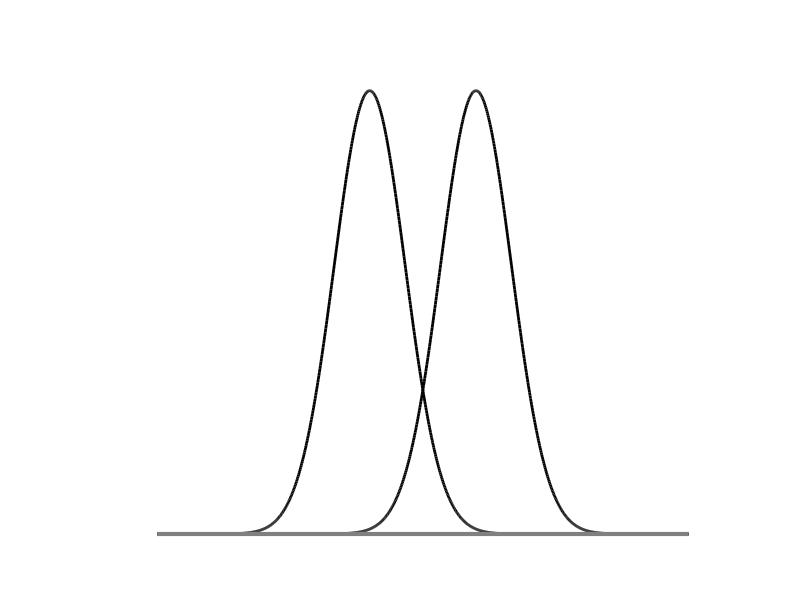
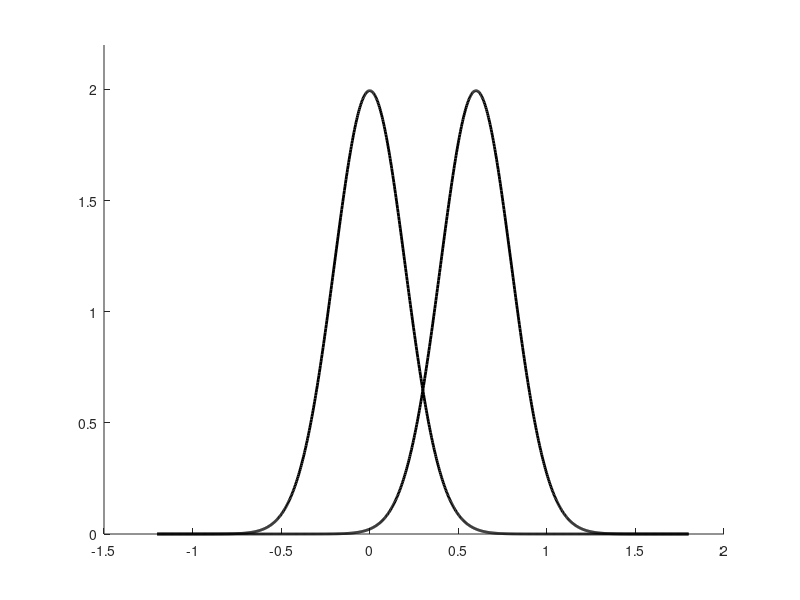

MATLAB code for these plots, in order: (Note: this script raises an error after producing the figures.)
% plot_SDT.m
%close all

m1 = 0;
m2 = .6;
s1 = .2;
s2 = .4;
k = .3;
sf = 2.2; % scale factor

x = linspace(-1.2,1.8,1000);
ym1s1 = normpdf(x,m1,s1);
ym2s1 = normpdf(x,m2,s1);
ym1s2 = normpdf(x,m1,s2);
ym2s2 = normpdf(x,m2,s2);

xz = linspace(-1.2*sf,1.8*sf,1000);
dxz = xz(2)-xz(1);
zm1s1 = ym1s1./(sum(ym1s1*dxz));
zm2s1 = ym2s1./(sum(ym2s1*dxz));
kz = k*sf;

% dx = x(2)-x(1);
% z = y1.*y2;
% zs = z./sum(z*dx); % scaled by area

figure('Position',[200 100 1000 300])
colors = get(gca,'ColorOrder');
grey = [0.7 0.7 0.7];
hold on
p(1) = plot(x,ym1s1,'k','LineWidth',2);
p(2) = plot(x,ym2s1,'k','LineWidth',2);
%p(3) = plot(x,ym1s2,'Color','k','LineWidth',2);
%p(4) = plot(x,ym2s2,'Color','k','LineWidth',2);
ylim([0 2.2])
%vline(k,'Color',[0 0 0],'LineWidth',4);
%vline(k,'Color',grey,'LineWidth',4,'LineStyle','--');
p(6) = plot(x([1 end]), [0 0],'Color',[.5 .5 .5],'LineWidth',3);
axis off

%%
figure('Position',[200 100 1000 300])
hold on
p(1) = plot(x,ym1s1,'k','LineWidth',2);
p(2) = plot(x,ym2s1,'k','LineWidth',2);
ylim([0 2.2])
vline(k,'Color',[0 0 0],'LineWidth',4);
p(4) = plot(xz,zm1s1,'Color',colors(1,:),'LineWidth',2);
p(5) = plot(xz,zm2s1,'Color',colors(1,:),'LineWidth',2);
vline(kz,'Color',colors(1,:),'LineWidth',4);
p(7) = plot(xz([1 end]), [0 0],'Color',[.5 .5 .5],'LineWidth',3);
xlim([-2 3])
axis off

%% different things attention could do
% all unatt have same d' and c
ms = [1 1 .75 .5]; % [att unatt1 unatt2 unatt3]
ss = [.5 1 .75 .5];
% bs = [1 1 .75 .5]; % c = .5 for unatt
bs = [.5 .5 .375 .25]; % c = 0 for unatt
n = numel(ms);

cols = [0 0 0; colors(1:3,:)];

x = linspace(-3,4,1000);
xlims = [-3 4];
ylims = [0 1];

y0 = []; % noise
y = []; % signal
bline = [];
for i = 1:n
    y0(:,i) = normpdf(x,0,ss(i));
    y(:,i) = normpdf(x,ms(i),ss(i));
    bline(:,i) = [bs(i) bs(i)];
end

figure('Position',[200 100 1000 300])
hold on
for i = 2:3
    plot(x,y0(:,i),'LineWidth',2,'Color',cols(i,:))
    plot(x,y(:,i),'LineWidth',2,'Color',cols(i,:))
    plot(bline(:,i),ylims,'LineWidth',2,'Color',cols(i,:))
end
plot(x,y0(:,1),'LineWidth',2,'Color',cols(1,:),'LineStyle','-')
plot(x,y(:,1),'LineWidth',2,'Color',cols(1,:),'LineStyle','-')
plot(bline(:,1),ylims,'LineWidth',2,'Color',cols(1,:),'LineStyle','--')
legend('cued','uncued_1','uncued_2','uncued_3')
set(gca,'TickDir','out')

% separate subplots
figure('Position',[200 100 1000 1000])
for i = 1:n
    subplot(n,1,i)
    hold on
    plot(x,y0(:,i),'LineWidth',2,'Color',cols(i,:))
    plot(x,y(:,i),'LineWidth',2,'Color',cols(i,:))
    plot(bline(:,i),ylims,'LineWidth',2,'Color',cols(i,:))
end

% final - 2 panel
cols = [0 179 0; 102 51 153; 102 51 153]/255;
figure('Position',[200 100 1000 600])
for i = 2:3
    subplot(2,1,i-1)
    hold on
    plot(x,y0(:,1),'LineWidth',3,'Color',cols(1,:),'LineStyle','-')
    plot(x,y0(:,i),'LineWidth',3,'Color',cols(i,:))
    plot(x,y(:,1),'LineWidth',3,'Color',cols(1,:),'LineStyle','-')
    plot(x,y(:,i),'LineWidth',3,'Color',cols(i,:))
    plot(bline(:,1),ylims,'LineWidth',5,'Color',cols(1,:))
    plot(bline(:,i),ylims,'LineWidth',5,'Color',cols(i,:),'LineStyle','--')
    plot([ms(i) ms(i)],ylims,'k')
    set(gca,'TickDir','out','LineWidth',1)
    plot([-ss(i) 0], normpdf([-ss(i) -ss(i)],0,ss(i)),'LineWidth',3,'Color',cols(i,:))
end
legend('cued','uncued')

% final - 4 panel
cols = [0 179 0; 102 51 153; 102 51 153]/255;
figure('Position',[200 100 1000 600])
for i = 2:3
    subplot(2,2,(i-2)*2+1)
    hold on
    plot(x,y0(:,1),'LineWidth',3,'Color',cols(1,:),'LineStyle','-')
    plot(x,y0(:,i),'LineWidth',3,'Color',cols(i,:))
    plot(x,y(:,1),'LineWidth',3,'Color',cols(1,:),'LineStyle','-')
    plot(x,y(:,i),'LineWidth',3,'Color',cols(i,:))
    plot(bline(:,1),ylims,'LineWidth',5,'Color',cols(1,:))
    plot(bline(:,i),ylims,'LineWidth',5,'Color',cols(i,:),'LineStyle','--')
    set(gca,'TickDir','out','LineWidth',1)
    plot([-ss(i) 0], normpdf([-ss(i) -ss(i)],0,ss(i)),'LineWidth',3,'Color',cols(i,:))
    xlim(xlims)
    
    subplot(2,2,(i-2)*2+2)
    hold on
    plot(x,normpdf(x,0,1),'LineWidth',3,'Color',cols(i,:))
    plot(x,normpdf(x,1,1),'LineWidth',3,'Color',cols(i,:))
    plot([.5 .5],ylims,'LineWidth',5,'Color',cols(i,:))
    set(gca,'TickDir','out','LineWidth',1)
    plot([-1 0], normpdf([-1 -1],0,1),'LineWidth',3,'Color',cols(i,:))
    xlim(xlims)
end
legend('cued','uncued')

